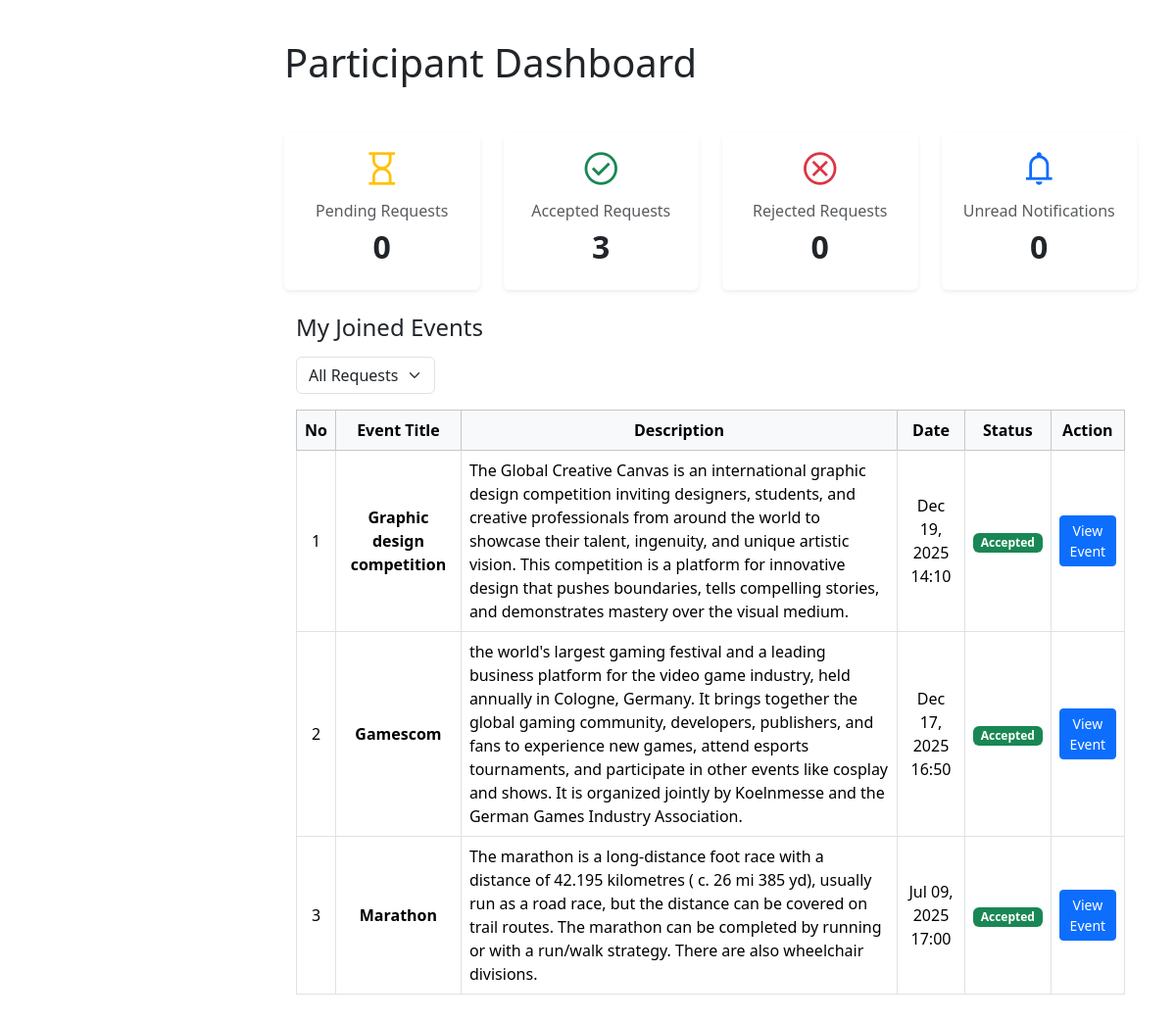
Page /participant_dashboard.php (signed in) on the committed database.
### tables this page shows
CREATE TABLE `participant` (
  `id` int(11) NOT NULL,
  `event_id` int(11) NOT NULL,
  `user_id` int(11) NOT NULL,
  `full_name` varchar(255) NOT NULL,
  `participant_status` enum('attend','absent','late') NOT NULL DEFAULT 'attend',
  `gender` enum('male','female') DEFAULT NULL,
  `joined_date` datetime DEFAULT current_timestamp(),
  `participant_phone` varchar(25) DEFAULT NULL,
  `remarks` text DEFAULT NULL,
  `request_status` enum('pending','accepted','rejected') DEFAULT 'pending'
);

CREATE TABLE `events` (
  `id` int(11) NOT NULL,
  `title` varchar(255) NOT NULL,
  `event_description` text DEFAULT NULL,
  `event_date` datetime NOT NULL,
  `end_date` datetime DEFAULT NULL,
  `event_capacity` int(11) NOT NULL,
  `event_image` varchar(255) DEFAULT NULL,
  `venue_id` int(11) DEFAULT NULL,
  `user_id` int(11) NOT NULL,
  `club_id` int(11) DEFAULT NULL,
  `event_status` enum('public','private','concluded') NOT NULL DEFAULT 'public',
  `contact_number` text DEFAULT NULL,
  `approval_status` enum('pending','approved','rejected') DEFAULT 'pending',
  `admin_remark` text DEFAULT NULL
);

### participant_dashboard.php (the view, shortened to what this page needs)
<?php
include 'db_connect.php';
$user_id = $_SESSION['user_id'];
$stmt = $conn->prepare("
    SELECT COUNT(*) AS total
    FROM participant
    WHERE user_id = ? AND request_status = 'pending'
");
$stmt->bind_param("i", $user_id);
$stmt->execute();
$pendingCount = $stmt->get_result()->fetch_assoc()['total'];
$stmt = $conn->prepare("
    SELECT COUNT(*) AS total
    FROM participant
    WHERE user_id = ? AND request_status = 'accepted'
");
$stmt->bind_param("i", $user_id);
$stmt->execute();
$acceptedCount = $stmt->get_result()->fetch_assoc()['total'];
$stmt = $conn->prepare("
    SELECT COUNT(*) AS total
    FROM participant
    WHERE user_id = ? AND request_status = 'rejected'
");
$stmt->bind_param("i", $user_id);
$stmt->execute();
$rejectedCount = $stmt->get_result()->fetch_assoc()['total'];
$stmt = $conn->prepare("
    SELECT COUNT(*) AS total
    FROM notifications
    WHERE receiver_id = ? AND is_read = 0
");
$stmt->bind_param("i", $user_id);
$stmt->execute();
$unreadCount = $stmt->get_result()->fetch_assoc()['total'];
$filterStatus = $_GET['status'] ?? 'all';
$whereClause = "WHERE p.user_id = ?";
$types = "i";
$params = [$user_id];
$sql = "
    SELECT
        p.*,
        e.title,
        e.event_description,
        e.event_date
    FROM participant p
    JOIN events e ON p.event_id = e.id
    $whereClause
    ORDER BY
        CASE p.request_status
            WHEN 'accepted' THEN 1
            WHEN 'pending' THEN 2
            WHEN 'rejected' THEN 3
        END,
        e.event_date DESC
";
$stmt = $conn->prepare($sql);
$stmt->bind_param($types, ...$params);
$stmt->execute();
$result = $stmt->get_result();
$participantEvents = $result->fetch_all(MYSQLI_ASSOC);
?>
<!DOCTYPE html>
<html lang="en"> <head>
 <link rel="stylesheet" href="styles.css?v=4">
 <link href="https://cdn.jsdelivr.net/npm/bootstrap@5.3.8/dist/css/bootstrap.min.css"
 rel="stylesheet">
</head>
<body>
 <div class="main-content" id="mainContent">
 <div class="header">
<h1 class="page-title">Participant Dashboard</h1>
<div class="row g-4 mt-4">
  <div class="col-md-3 col-sm-6">
    <div class="card text-center shadow-sm border-0">
      <div class="card-body">
        <span class="material-symbols-outlined text-warning fs-1">
        </span>
        <h6 class="mt-2 text-muted">Pending Requests</h6>
        <h2 class="fw-bold"><?php echo $pendingCount ?? 0; ?></h2>
      </div>
    </div>
  </div>
  <div class="col-md-3 col-sm-6">
    <div class="card text-center shadow-sm border-0">
      <div class="card-body">
        <span class="material-symbols-outlined text-success fs-1">
        </span>
        <h6 class="mt-2 text-muted">Accepted Requests</h6>
        <h2 class="fw-bold"><?php echo $acceptedCount ?? 0; ?></h2>
      </div>
    </div>
  </div>
  <div class="col-md-3 col-sm-6">
    <div class="card text-center shadow-sm border-0">
      <div class="card-body">
        <span class="material-symbols-outlined text-danger fs-1">
        </span>
        <h6 class="mt-2 text-muted">Rejected Requests</h6>
        <h2 class="fw-bold"><?php echo $rejectedCount ?? 0; ?></h2>
      </div>
    </div>
  </div>
  <div class="col-md-3 col-sm-6">
    <div class="card text-center shadow-sm border-0">
      <div class="card-body">
        <span class="material-symbols-outlined text-primary fs-1">
        </span>
        <h6 class="mt-2 text-muted">Unread Notifications</h6>
        <h2 class="fw-bold"><?php echo $unreadCount ?? 0; ?></h2>
      </div>
    </div>
  </div>
</div>
<div class="container-fluid mt-4">
  <h4 class="mb-3">My Joined Events</h4>
<form method="GET" class="d-flex mb-3">
  <select name="status"
          class="form-select w-auto"
          onchange="this.form.submit()">
    <option value="all"
      <?= ($_GET['status'] ?? 'all') === 'all' ? 'selected' : '' ?>>
      All Requests
    </option>
  </select>
</form>
  <?php if (empty($participantEvents)): ?>
    <div class="no-events text-center mt-4">
       <?php
      if ($filterStatus === 'pending') {
          echo "No pending join event requests.";
      } elseif ($filterStatus === 'accepted') {
          echo "No accepted events found.";
      } elseif ($filterStatus === 'rejected') {
          echo "No rejected requests found.";
      } else {
          echo "You have not joined any events yet.";
      }
    ?>
    </div>
  <?php else: ?>
  <div class="table-responsive">
    <table class="table table-bordered table-hover align-middle text-center">
      <thead class="table-light">
        <tr>
          <th>No</th>
          <th>Event Title</th>
          <th>Description</th>
          <th>Date</th>
          <th>Status</th>
          <th>Action</th>
        </tr>
      </thead>
      <tbody>
        <?php $i = 1; foreach ($participantEvents as $event): ?>
          <tr>
            <td><?php echo $i++; ?></td>
            <td class="fw-bold">
              <?php echo htmlspecialchars($event['title']); ?>
            </td>
            <td class="text-start">
              <?php echo htmlspecialchars($event['event_description']); ?>
            </td>
            <td>
              <?php echo date("M d, Y H:i", strtotime($event['event_date'])); ?>
            </td>
            <td>
              <?php
                if ($event['request_status'] === 'accepted') {
                  echo '<span class="badge bg-success">Accepted</span>';
                } elseif ($event['request_status'] === 'pending') {
                  echo '<span class="badge bg-warning text-dark">Pending</span>';
                } else {
                  echo '<span class="badge bg-danger">Rejected</span>';
                }
              ?>
            </td>
            <td>
<?php if ($event['request_status'] === 'accepted'): ?>
        <button
            class="btn btn-primary btn-sm"
            data-bs-toggle="modal"
            data-bs-target="#eventModal"
            data-id="<?php echo $event['event_id']; ?>"
        >
    View Event
</button>
<?php else: ?>
<span class="text-muted small">Not Allowed</span>
<?php endif; ?>
            </td>
          </tr>
        <?php endforeach; ?>
      </tbody>
    </table>
  </div>
  <?php endif; ?>
</div>
</div>
</div>
</body>
</html>

### styles.css (style rules this page uses)
* { margin: 0; padding: 0; box-sizing: border-box; }
body { font-family: 'Segoe UI', Roboto, sans-serif; background-color: #f5f5f5; display: flex; min-height: 100vh; overflow-x: hidden; }
.main-content { margin-left: 250px; flex: 1; padding: 40px; transition: margin-left 0.3s ease; }

### rows in the picture
participant: event.title "Graphic design competition", event.event_description "The Global Creative Canvas is an international graphic design competition inviting designers, students, and creative professionals from around the world to showcase their talent, ingenuity, and unique artistic vision. This competition is a platform for innovative design that pushes boundaries, tells compelling stories, and demonstrates mastery over the visual medium.", event.event_date "Dec 19, 2025 14:10", request_status "Accepted"
participant: event.title "Gamescom", event.event_description "the world's largest gaming festival and a leading business platform for the video game industry, held annually in Cologne, Germany. It brings together the global gaming community, developers, publishers, and fans to experience new games, attend esports tournaments, and participate in other events like cosplay and shows. It is organized jointly by Koelnmesse and the German Games Industry Association.", event.event_date "Dec 17, 2025 16:50", request_status "Accepted"
participant: event.title "Marathon", event.event_description "The marathon is a long-distance foot race with a distance of 42.195 kilometres ( c. 26 mi 385 yd), usually run as a road race, but the distance can be covered on trail routes. The marathon can be completed by running or with a run/walk strategy. There are also wheelchair divisions.", event.event_date "Jul 09, 2025 17:00", request_status "Accepted"

### other values in the picture
$pendingCount "0"
$acceptedCount "3"
$rejectedCount "0"
$unreadCount "0"
